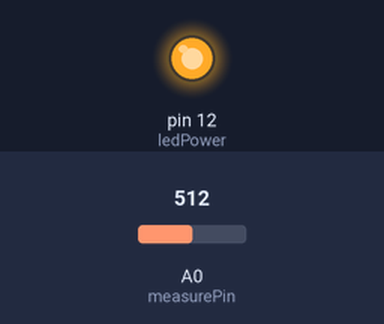
The sketch below on a simulated Arduino Uno, built with avr-gcc and run on an emulated ATmega328P. Parts: output pins drawn as LEDs (lit = HIGH). Inputs (shaded band) come from the test bench; at power-on: A0 (measurePin) = 512. What the sketch prints to the serial monitor is not drawn.

Above: at 0.1 s.
Timing chart, 0 to 1.6 s (numbered marks = the images above):
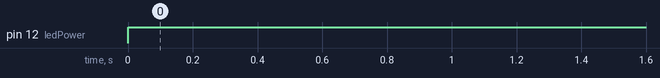

The sketch:

sooo.ino
```cpp
/* *
 * dustsensor.ino
 * optimized by John Choe
 *
 * 2019-11-16
 * */

/*
 Standalone Sketch to use with a Arduino Fio and a
 Sharp Optical Dust Sensor GP2Y1010AU0F

 Blog: http://arduinodev.woofex.net/2012/12/01/standalone-sharp-dust-sensor/
 Code: https://github.com/Trefex/arduino-airquality/
 For Pin connections, please check the Blog or the github project page
 Authors: Cyrille Médard de Chardon (serialC), Christophe Trefois (Trefex)
 Changelog:
   2012-Dec-01: Cleaned up code
   2012-Dec-13: Converted mg/m3 to ug/m3 which seems to be the accepted standard
 This work is licensed under the Creative Commons Attribution-NonCommercial-ShareAlike 3.0 Unported License.
 To view a copy of this license, visit http://creativecommons.org/licenses/by-nc-sa/3.0/ or send a letter
 to Creative Commons, 444 Castro Street, Suite 900, Mountain View, California, 94041, USA.
 */

/*********************
 * 핀 연결 정보
 * Vcc: 5V
 * 측정 핀: Analog 0
 * LED : Digital 12
**********************/

int measurePin = 0; // 측정 핀을 Analog 5에서 Analog 0으로 변경
int ledPower = 12;

int samplingTime = 280;
int deltaTime = 40;
int sleepTime = 9680;

float voMeasured = 0;
float calcVoltage = 0;
float dustDensity = 0;

void setup()
{
	Serial.begin(9600);
	pinMode(ledPower,OUTPUT);
}

void loop()
{
	digitalWrite(ledPower,LOW); // power on the LED
	delayMicroseconds(samplingTime);

	voMeasured = analogRead(measurePin); // read the dust value

	delayMicroseconds(deltaTime);
	digitalWrite(ledPower,HIGH); // turn the LED off
	delayMicroseconds(sleepTime);

	// 0 - 5.0V mapped to 0 - 1023 integer values
	calcVoltage = voMeasured * (5.0 / 1024);

	// linear eqaution taken from http://www.howmuchsnow.com/arduino/airquality/
	// Chris Nafis (c) 2012
	dustDensity = (0.17 * calcVoltage - 0.1)*1000;

	// Serial.print("Raw Signal Value (0-1023): ");
	Serial.println(voMeasured); // 시리얼 통신으로 raw data 출력하기

	delay(1000);
}
```

Measured:
- by itself, pin 12 (ledPower): LOW → HIGH at 0.00 s
